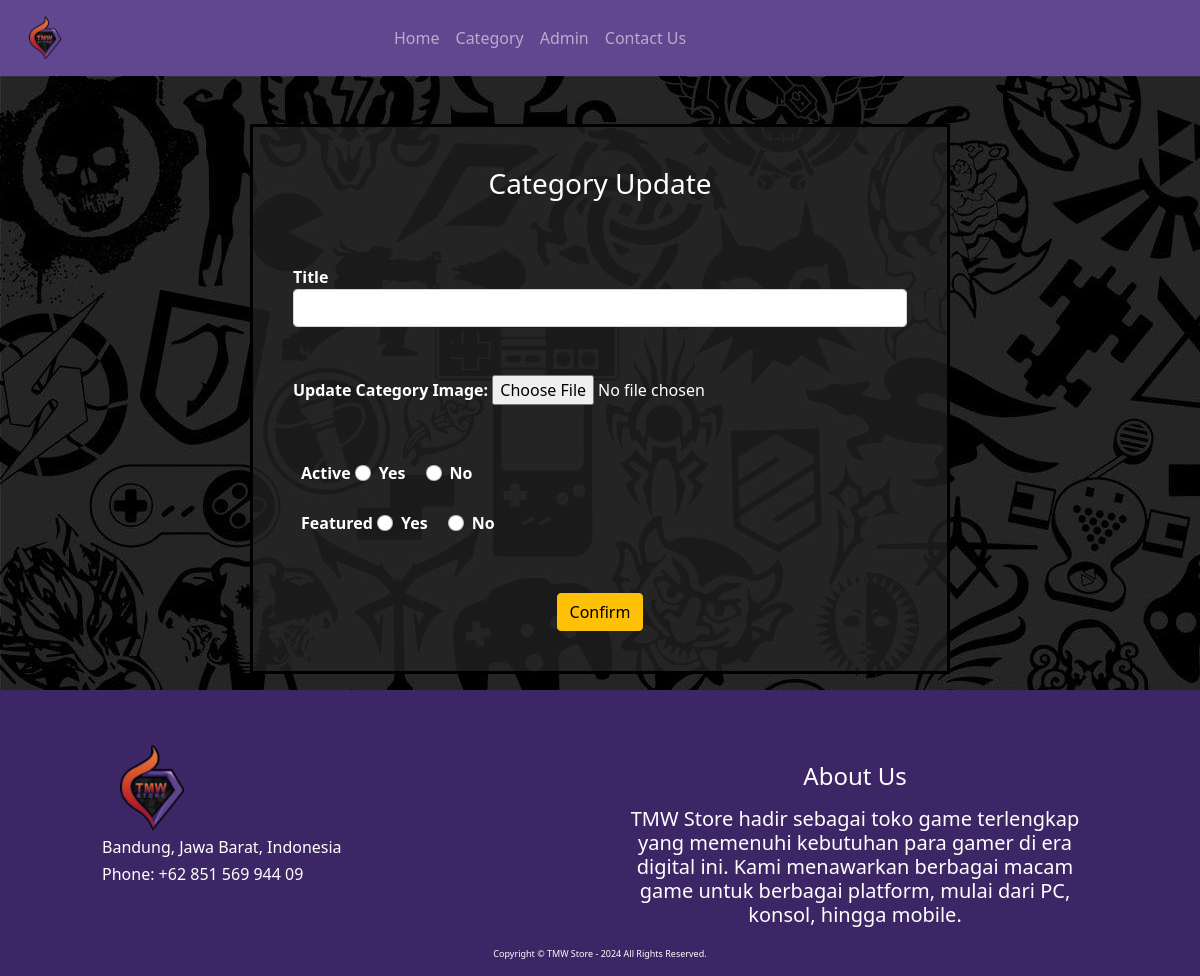
Page /category_update_form.php on the earlier database version.
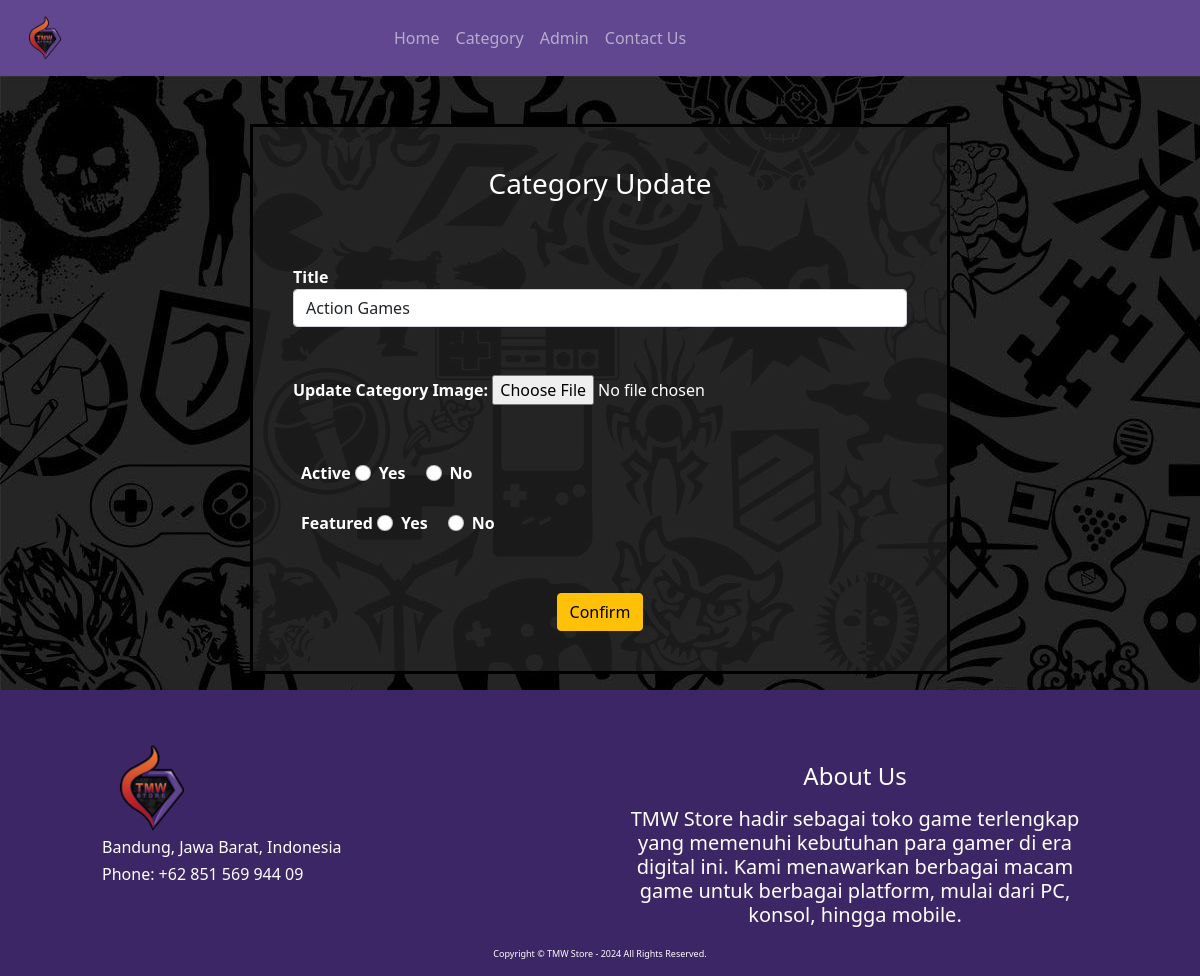
Same page on the later database version.
### tables this page shows
CREATE TABLE `category` (
  `id` int NOT NULL,
  `title` varchar(256) NOT NULL,
  `image` varchar(256) NOT NULL,
  `active` varchar(10) NOT NULL,
  `featured` varchar(255) NOT NULL
);

### functions.php (called while the page is built, shortened)
<?php
function koneksi()
{
    return mysqli_connect('localhost', 'root', '', 'pw2024_tubes_233040099');
}
function query($query)
{
$conn = koneksi();
$result = mysqli_query($conn, $query);
$rows = [];
while ($row = mysqli_fetch_assoc($result)) {
  $rows[] = $row;
}
return $rows;
}

### category_update_form.php (the view, shortened to what this page needs)
<?php
    include ('header.php');
    require ('functions.php');
    $category = query('SELECT * FROM category ;')[0];
 ?>
<!DOCTYPE html>
<html lang="en">
<head>
   <link href="https://cdn.jsdelivr.net/npm/bootstrap@5.0.0-beta1/dist/css/bootstrap.min.css" rel="stylesheet">
</head>
<body>
 <div style="background-image: url(asset/img/4848691.jpg);">
    <div class="row pt-5 pb-3 justify-content center" style="align-items: center;">
        <div class="col-lg-12" style="align-items: center;">
            <div class="container" style="border: #000 solid; width: 700px; height: 550px; background: #252525b8;">
                <div class="contact-form p-3">
                    <div class="title text-center mb-3 pt-4 text-white">
                        <h3 class="font-weight bolder">Category Update</h3>
                    </div>
                    <form action="category_manager_backend.php" class="m-auto bold-txt text-white" method="post" enctype="multipart/form-data">
                        <div class="form-group pt-5">
                            <label for="title">Title</label>
                            <input type="text" class="form-control" name="title" id="title" value="<?= $category['title']; ?>">
                        </div>
                        <div class="form-group pt-5">
                            <label for="image">Update Category Image: </label>
                             <input type="file" class="form-control-file" id="image" name="image" required>
                        </div>
                        <div class="form-group pt-5 m-2">
                            <label for="location">Active </label>
                            <div class="form-check form-check-inline">
                              <input class="form-check-input" type="radio" name="active" id="active1" value="true" value="<?= $category['active']; ?>">
                              <label class="form-check-label" for="active1">Yes</label>
                            </div>
                            <div class="form-check form-check-inline">
                              <input class="form-check-input" type="radio" name="active" id="active2" value="false" value="<?= $category['active']; ?>">
                              <label class="form-check-label" for="active2">No</label>
                            </div>
                        </div>
                        <div class="form-group pt-3 m-2">
                            <label for="location">Featured </label>
                            <div class="form-check form-check-inline">
                              <input class="form-check-input" type="radio" name="featured" id="featured" value="true" value="<?= $category['active']; ?>">
                              <label class="form-check-label" for="featured">Yes</label>
                            </div>
                            <div class="form-check form-check-inline">
                              <input class="form-check-input" type="radio" name="featured" id="featured" value="false" value="<?= $category['featured']; ?>">
                              <label class="form-check-label" for="featured">No</label>
                            </div>
                        </div>
                        <div class="form-group text-center pt-5 bold-txt">
                            <button type="submit" name="update" class="frm-btn btn btn-warning text-center"> Confirm </button>
                        </div>
                    </form>
                </div>
            </div>
        </div>
    </div>
</div>
<?php
    include ('footer.php');
 ?>
</body>
</html>

Differences in the rows shown:
added category: title "Action Games"
